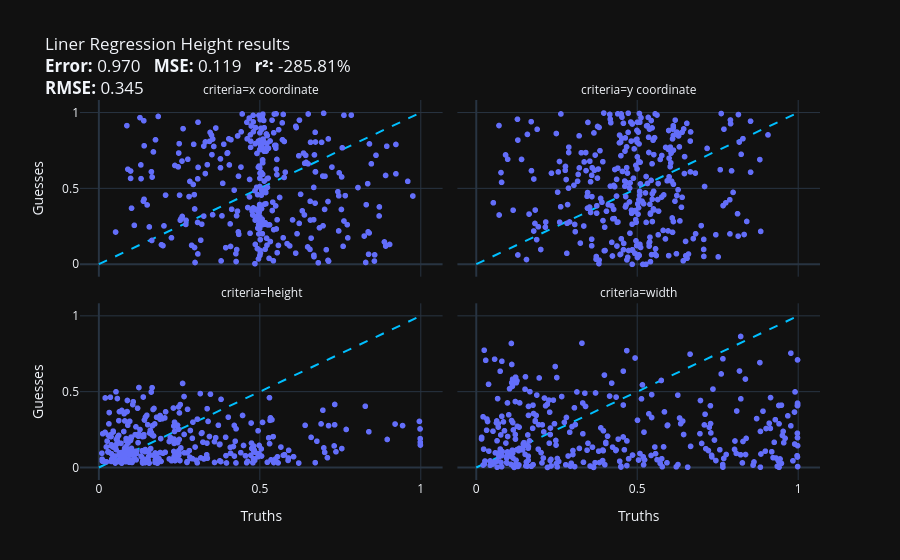
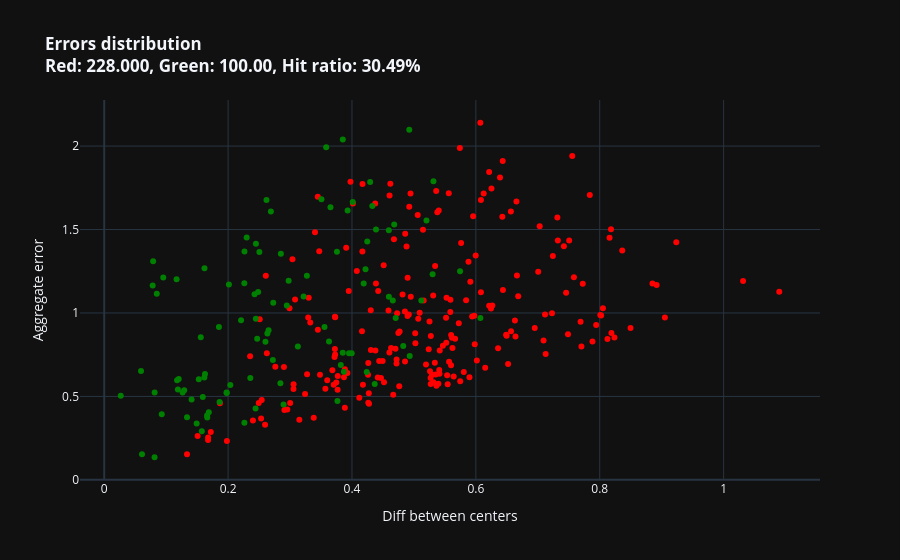

Write notebook code for charts like these, in order.
### Code cell
evaluate_model(liner_regression_height,dataset)

### Figure 1 — Plotly figure (JSON) as saved in the notebook; plotly's stock layout.template omitted (floating-point values rounded to 4 significant figures; data arrays with more than 128 entries replaced by an {"elided": "..."} marker saying what was removed)
{"data": [{"hovertemplate": "criteria=x coordinate<br>Truths=%{x}<br>Guesses=%{y}<extra></extra>", "legendgroup": "", "marker": {"color": "#636efa", "symbol": "circle"}, "mode": "markers", "name": "", "showlegend": false, "x": {"elided": "328 float values"}, "xaxis": "x3", "y": {"elided": "328 float values"}, "yaxis": "y3", "type": "scattergl"}, {"hovertemplate": "criteria=y coordinate<br>Truths=%{x}<br>Guesses=%{y}<extra></extra>", "legendgroup": "", "marker": {"color": "#636efa", "symbol": "circle"}, "mode": "markers", "name": "", "showlegend": false, "x": {"elided": "328 float values"}, "xaxis": "x4", "y": {"elided": "328 float values"}, "yaxis": "y4", "type": "scattergl"}, {"hovertemplate": "criteria=height<br>Truths=%{x}<br>Guesses=%{y}<extra></extra>", "legendgroup": "", "marker": {"color": "#636efa", "symbol": "circle"}, "mode": "markers", "name": "", "showlegend": false, "x": {"elided": "328 float values"}, "xaxis": "x", "y": {"elided": "328 float values"}, "yaxis": "y", "type": "scattergl"}, {"hovertemplate": "criteria=width<br>Truths=%{x}<br>Guesses=%{y}<extra></extra>", "legendgroup": "", "marker": {"color": "#636efa", "symbol": "circle"}, "mode": "markers", "name": "", "showlegend": false, "x": {"elided": "328 float values"}, "xaxis": "x2", "y": {"elided": "328 float values"}, "yaxis": "y2", "type": "scattergl"}, {"legendgroup": "trendline", "line": {"color": "deepskyblue", "dash": "dash", "width": 2}, "mode": "lines", "name": "y = x", "showlegend": false, "x": [0, 1], "y": [0, 1], "type": "scatter", "xaxis": "x", "yaxis": "y"}, {"legendgroup": "trendline", "line": {"color": "deepskyblue", "dash": "dash", "width": 2}, "mode": "lines", "name": "y = x", "showlegend": false, "x": [0, 1], "y": [0, 1], "type": "scatter", "xaxis": "x2", "yaxis": "y2"}, {"legendgroup": "trendline", "line": {"color": "deepskyblue", "dash": "dash", "width": 2}, "mode": "lines", "name": "y = x", "showlegend": false, "x": [0, 1], "y": [0, 1], "type": "scatter", "xaxis": "x3", "yaxis": "y3"}, {"legendgroup": "trendline", "line": {"color": "deepskyblue", "dash": "dash", "width": 2}, "mode": "lines", "name": "y = x", "showlegend": false, "x": [0, 1], "y": [0, 1], "type": "scatter", "xaxis": "x4", "yaxis": "y4"}], "layout": {"xaxis": {"anchor": "y", "domain": [0.0, 0.49], "title": {"text": "Truths"}}, "yaxis": {"anchor": "x", "domain": [0.0, 0.465], "title": {"text": "Guesses"}}, "xaxis2": {"anchor": "y2", "domain": [0.51, 1.0], "matches": "x", "title": {"text": "Truths"}}, "yaxis2": {"anchor": "x2", "domain": [0.0, 0.465], "matches": "y", "showticklabels": false}, "xaxis3": {"anchor": "y3", "domain": [0.0, 0.49], "matches": "x", "showticklabels": false}, "yaxis3": {"anchor": "x3", "domain": [0.535, 1.0], "matches": "y", "title": {"text": "Guesses"}}, "xaxis4": {"anchor": "y4", "domain": [0.51, 1.0], "matches": "x", "showticklabels": false}, "yaxis4": {"anchor": "x4", "domain": [0.535, 1.0], "matches": "y", "showticklabels": false}, "annotations": [{"font": {}, "showarrow": false, "text": "criteria=height", "x": 0.245, "xanchor": "center", "xref": "paper", "y": 0.465, "yanchor": "bottom", "yref": "paper"}, {"font": {}, "showarrow": false, "text": "criteria=width", "x": 0.755, "xanchor": "center", "xref": "paper", "y": 0.465, "yanchor": "bottom", "yref": "paper"}, {"font": {}, "showarrow": false, "text": "criteria=x coordinate", "x": 0.245, "xanchor": "center", "xref": "paper", "y": 1.0, "yanchor": "bottom", "yref": "paper"}, {"font": {}, "showarrow": false, "text": "criteria=y coordinate", "x": 0.755, "xanchor": "center", "xref": "paper", "y": 1.0, "yanchor": "bottom", "yref": "paper"}], "legend": {"tracegroupgap": 0}, "title": {"text": "Liner Regression Height results<br><b>Error:</b> 0.970   <b>MSE:</b> 0.119   <b>r²:</b> -285.81% <br><b>RMSE:</b> 0.345"}}}

### Figure 2 — Plotly figure (JSON) as saved in the notebook; plotly's stock layout.template omitted (floating-point values rounded to 4 significant figures; data arrays with more than 128 entries replaced by an {"elided": "..."} marker saying what was removed)
{"data": [{"customdata": {"elided": "228x2 float values"}, "hovertemplate": "color=red<br>diff_center=%{x}<br>aggregate error=%{y}<br>width=%{customdata[0]}<br>height=%{customdata[1]}<extra></extra>", "legendgroup": "red", "marker": {"color": "red", "symbol": "circle"}, "mode": "markers", "name": "red", "orientation": "v", "showlegend": true, "x": {"elided": "228 float values"}, "xaxis": "x", "y": {"elided": "228 float values"}, "yaxis": "y", "type": "scatter"}, {"customdata": {"elided": "100x2 float values"}, "hovertemplate": "color=green<br>diff_center=%{x}<br>aggregate error=%{y}<br>width=%{customdata[0]}<br>height=%{customdata[1]}<extra></extra>", "legendgroup": "green", "marker": {"color": "green", "symbol": "circle"}, "mode": "markers", "name": "green", "orientation": "v", "showlegend": true, "x": [0.1661, 0.2449, 0.1176, 0.3272, 0.3507, 0.2723, 0.2469, 0.5302, 0.3653, 0.141, 0.2729, 0.4828, 0.2619, 0.2427, 0.3996, 0.4012, 0.3583, 0.2977, 0.1492, 0.4367, 0.393, 0.3556, 0.4293, 0.512, 0.382, 0.09534, 0.1619, 0.2505, 0.2036, 0.08141, 0.4596, 0.2844, 0.2263, 0.1688, 0.09288, 0.1627, 0.1291, 0.4247, 0.1559, 0.06105, 0.3126, 0.3629, 0.2947, 0.2654, 0.4238, 0.5203, 0.1616, 0.4328, 0.3757, 0.08486, 0.2895, 0.4659, 0.4706, 0.23, 0.3219, 0.3852, 0.2691, 0.1975, 0.1337, 0.1576, 0.2209, 0.08128, 0.2634, 0.2485, 0.1852, 0.2852, 0.1591, 0.4388, 0.1203, 0.3766, 0.1527, 0.6073, 0.4219, 0.5315, 0.2359, 0.4682, 0.5745, 0.2013, 0.4189, 0.119, 0.1978, 0.02669, 0.07899, 0.2603, 0.3851, 0.2443, 0.1862, 0.2448, 0.4595, 0.2262, 0.1663, 0.3952, 0.3869, 0.07821, 0.05942, 0.4925, 0.4932, 0.2264, 0.1168, 0.1265], "xaxis": "x", "y": [0.3862, 1.414, 0.5974, 1.223, 1.681, 0.7184, 0.8457, 1.232, 1.633, 0.4814, 1.061, 0.8023, 1.677, 1.113, 0.758, 1.665, 1.992, 1.193, 0.3379, 0.5743, 1.613, 0.9164, 1.785, 1.074, 0.6889, 1.212, 1.269, 1.365, 0.5679, 0.5229, 1.098, 0.5796, 0.3415, 0.4058, 0.3929, 0.6347, 0.5375, 1.429, 0.855, 0.1536, 0.7987, 0.8295, 1.045, 0.8959, 0.6469, 1.554, 0.6129, 1.641, 1.367, 1.115, 0.4523, 1.074, 0.9693, 1.452, 1.098, 2.039, 1.608, 0.5231, 0.3751, 0.2913, 0.9565, 0.1355, 0.8763, 1.126, 0.9157, 1.355, 0.4963, 1.5, 0.6047, 0.473, 0.6034, 0.9692, 1.262, 1.79, 0.6098, 1.53, 1.249, 1.171, 1.177, 0.5421, 0.5199, 0.5044, 1.31, 0.8282, 0.7624, 0.4278, 0.4671, 0.966, 1.495, 1.178, 0.3742, 0.758, 0.6472, 1.165, 0.6526, 2.098, 0.7428, 1.368, 1.201, 0.5233], "yaxis": "y", "type": "scatter"}], "layout": {"xaxis": {"anchor": "y", "domain": [0.0, 1.0], "title": {"text": "Diff between centers"}}, "yaxis": {"anchor": "x", "domain": [0.0, 1.0], "title": {"text": "Aggregate error"}}, "legend": {"title": {"text": "color"}, "tracegroupgap": 0}, "title": {"text": "<b>Errors distribution</b><br><b>Red: 228.000, Green: 100.00, Hit ratio: 30.49% </b>"}, "showlegend": false}}
